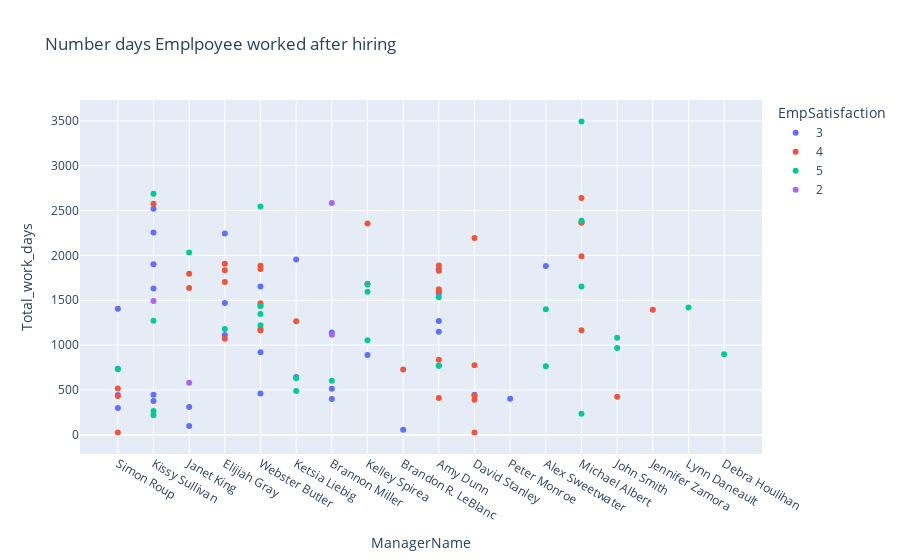

The code cell stored with this chart in its notebook:
### Code cell
fig_23 = px.line(attr_data2, x="ManagerName", y="Total_work_days", color = "EmpSatisfaction",
                    title="Number days Emplpoyee worked after hiring")
fig_23.update_traces(mode="markers")

fig_23.show()

### Figure 1 — Plotly figure (JSON) as saved in the notebook; plotly's stock layout.template omitted (floating-point values rounded to 4 significant figures)
{"data": [{"hovertemplate": "EmpSatisfaction=3<br>ManagerName=%{x}<br>Total_work_days=%{y}<extra></extra>", "legendgroup": "3", "line": {"color": "#636efa", "dash": "solid"}, "mode": "markers", "name": "3", "orientation": "v", "showlegend": true, "type": "scatter", "x": ["Simon Roup", "Kissy Sullivan", "Kissy Sullivan", "Janet King", "Kissy Sullivan", "Kissy Sullivan", "Elijiah Gray", "Webster Butler", "Ketsia Liebig", "Brannon Miller", "Kelley Spirea", "Brandon R. LeBlanc", "Amy Dunn", "David Stanley", "Kissy Sullivan", "Kissy Sullivan", "Webster Butler", "Amy Dunn", "Webster Butler", "Brannon Miller", "Amy Dunn", "Ketsia Liebig", "Simon Roup", "Simon Roup", "Elijiah Gray", "Peter Monroe", "Alex Sweetwater", "Amy Dunn", "Simon Roup", "Janet King", "Elijiah Gray", "Amy Dunn", "Brannon Miller"], "xaxis": "x", "y": [444, 447, 1631, 311, 1901, 2255, 1469, 1653, 646, 399, 890, 58, 770, 448, 378, 2519, 921, 1150, 462, 514, 1842, 1954, 1405, 299, 2245, 403, 1882, 1269, 737, 98, 1114, 1575, 1140], "yaxis": "y"}, {"hovertemplate": "EmpSatisfaction=4<br>ManagerName=%{x}<br>Total_work_days=%{y}<extra></extra>", "legendgroup": "4", "line": {"color": "#EF553B", "dash": "solid"}, "mode": "markers", "name": "4", "orientation": "v", "showlegend": true, "type": "scatter", "x": ["Webster Butler", "David Stanley", "Kelley Spirea", "Simon Roup", "David Stanley", "Amy Dunn", "David Stanley", "Webster Butler", "Michael Albert", "Elijiah Gray", "John Smith", "Webster Butler", "Simon Roup", "Webster Butler", "Michael Albert", "Elijiah Gray", "Amy Dunn", "Janet King", "Michael Albert", "Michael Albert", "Webster Butler", "Amy Dunn", "Amy Dunn", "Kelley Spirea", "Elijiah Gray", "Simon Roup", "Amy Dunn", "Kissy Sullivan", "Janet King", "Elijiah Gray", "David Stanley", "Jennifer Zamora", "Michael Albert", "Brandon R. LeBlanc", "David Stanley", "Amy Dunn", "Webster Butler", "Ketsia Liebig"], "xaxis": "x", "y": [1884, 2194, 2356, 432, 439, 1602, 392, 1850, 2369, 1835, 425, 1179, 27, 1436, 2365, 1908, 836, 1797, 2640, 1165, 1468, 1828, 411, 1684, 1070, 517, 1623, 2576, 1636, 1705, 26, 1395, 1990, 730, 777, 1889, 1162, 1265], "yaxis": "y"}, {"hovertemplate": "EmpSatisfaction=5<br>ManagerName=%{x}<br>Total_work_days=%{y}<extra></extra>", "legendgroup": "5", "line": {"color": "#00cc96", "dash": "solid"}, "mode": "markers", "name": "5", "orientation": "v", "showlegend": true, "type": "scatter", "x": ["Michael Albert", "Elijiah Gray", "Simon Roup", "John Smith", "Brannon Miller", "Kelley Spirea", "Alex Sweetwater", "Amy Dunn", "Lynn Daneault", "Kelley Spirea", "John Smith", "Michael Albert", "Debra Houlihan", "Webster Butler", "Alex Sweetwater", "Webster Butler", "Amy Dunn", "Ketsia Liebig", "Janet King", "Kissy Sullivan", "Michael Albert", "Kissy Sullivan", "Kissy Sullivan", "Michael Albert", "Webster Butler", "Kissy Sullivan", "Kelley Spirea", "Webster Butler", "Ketsia Liebig"], "xaxis": "x", "y": [1655, 1180, 732, 1083, 602, 1675, 765, 770, 1420, 1055, 968, 236, 899, 1347, 1400, 2544, 1533, 630, 2032, 267, 2385, 218, 2688, 3493, 1435, 1271, 1596, 1221, 490], "yaxis": "y"}, {"hovertemplate": "EmpSatisfaction=2<br>ManagerName=%{x}<br>Total_work_days=%{y}<extra></extra>", "legendgroup": "2", "line": {"color": "#ab63fa", "dash": "solid"}, "mode": "markers", "name": "2", "orientation": "v", "showlegend": true, "type": "scatter", "x": ["Janet King", "Brannon Miller", "Kissy Sullivan", "Brannon Miller"], "xaxis": "x", "y": [581, 1116, 1492, 2583], "yaxis": "y"}], "layout": {"legend": {"title": {"text": "EmpSatisfaction"}, "tracegroupgap": 0}, "title": {"text": "Number days Emplpoyee worked after hiring"}, "xaxis": {"anchor": "y", "domain": [0, 1], "title": {"text": "ManagerName"}}, "yaxis": {"anchor": "x", "domain": [0, 1], "title": {"text": "Total_work_days"}}}}
